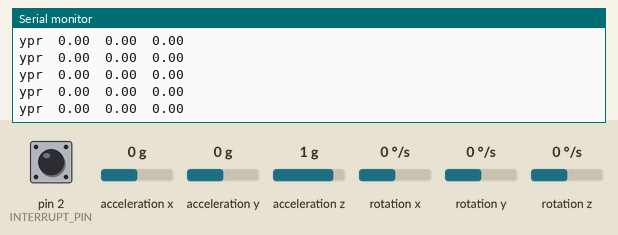
This sketch was run on a simulated Arduino Uno, built with avr-gcc and run on an emulated ATmega328P. Shown: the last lines printed to the serial monitor. The inputs (shaded band) are chosen by the test bench; at power-on: rotation z 0 °/s, pin 2 (INTERRUPT_PIN) LOW, acceleration x 0 g, acceleration y 0 g, acceleration z 1 g, rotation x 0 °/s, rotation y 0 °/s. The sensor or clock chip raises its interrupt line as the real part does.

Above: at 1.7 s.
1.8 s: rotation z set to -100 °/s
At 2.5 s:
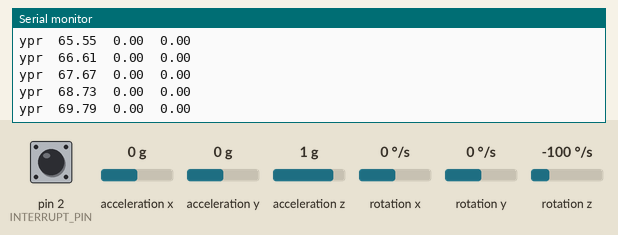
4.8 s: pin 2 (INTERRUPT_PIN) pulled HIGH for 0.15 s
6.4 s: acceleration x set to -1.4 g
At 7.2 s:
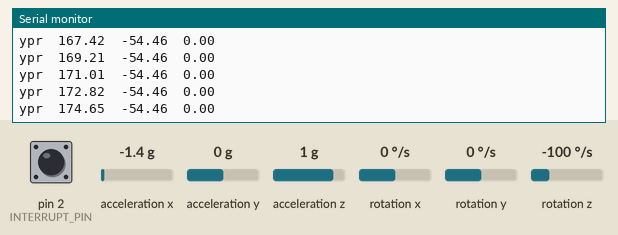
7.9 s: acceleration y set to 0.8 g
At 8.8 s:
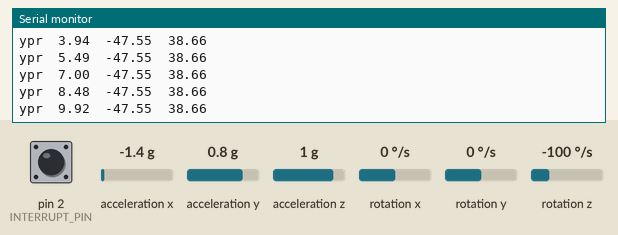
10.9 s: acceleration x set to 0.8 g
At 11.4 s:
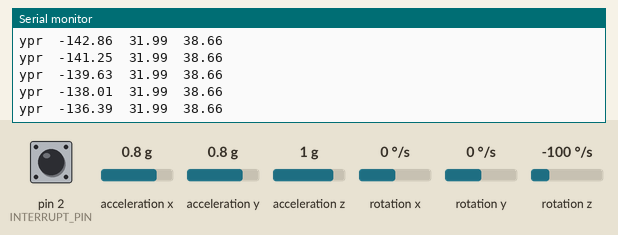
13.9 s: rotation z set to 100 °/s
At 14.9 s:
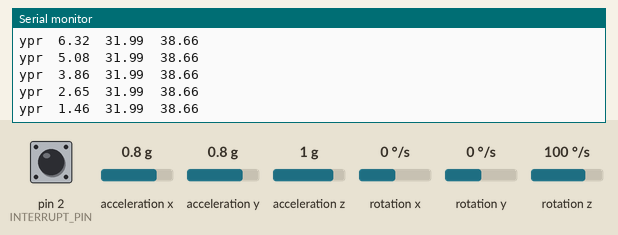
Timing chart, 0 to 16.9 s (numbered marks = the images above; inputs shaded):
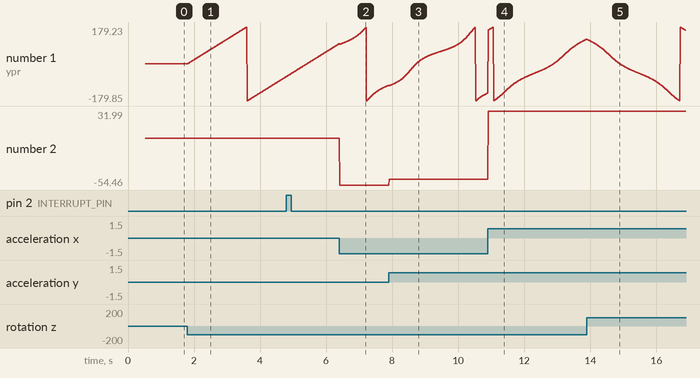

The sketch:

main_test_mpu.ino
```cpp
#include "I2Cdev.h"
#include "MPU6050_6Axis_MotionApps20.h"
//#include "MPU6050.h" // not necessary if using MotionApps include file
#if I2CDEV_IMPLEMENTATION == I2CDEV_ARDUINO_WIRE
#include "Wire.h"
#endif

//SLC -> A5
// SDA -> A4
//INT -> D2
// AD0 low = 0x68 (default for SparkFun breakout and InvenSense evaluation board)
// AD0 high = 0x69

//need about 20s to calibrating and stable

MPU6050 mpu;
#define OUTPUT_READABLE_YAWPITCHROLL
#define INTERRUPT_PIN 2

bool dmpReady = false;
uint8_t mpuIntStatus;
uint8_t devStatus;
uint16_t packetSize;
uint16_t fifoCount;
uint8_t fifoBuffer[64];

Quaternion q;
VectorFloat gravity;
float ypr[3];

volatile bool mpuInterrupt = false;

void dmpDataReady()
{
  mpuInterrupt = true;
}

void setup()
{
#if I2CDEV_IMPLEMENTATION == I2CDEV_ARDUINO_WIRE
  Wire.begin();
  Wire.setClock(400000); // 400kHz I2C clock (200kHz if CPU is 8MHz)

#elif I2CDEV_IMPLEMENTATION == I2CDEV_BUILTIN_FASTWIRE
  Fastwire::setup(400, true);
#endif

  // (115200 is required for Teapot Demo)
  Serial.begin(115200);

  Serial.println(F("Initializing I2C devices..."));
  mpu.initialize();
  pinMode(INTERRUPT_PIN, INPUT);

  // verify connection
  Serial.println(F("Testing device connections..."));
  Serial.println(mpu.testConnection() ? F("MPU6050 connection successful") : F("MPU6050 connection failed"));

  // load and configure the DMP
  Serial.println(F("Initializing DMP..."));
  devStatus = mpu.dmpInitialize();

  // supply your own gyro offsets here, scaled for min sensitivity
  mpu.setXGyroOffset(200);
  mpu.setYGyroOffset(50);
  mpu.setZGyroOffset(-50);
  mpu.setZAccelOffset(2200);

  // make sure it worked (returns 0 if so)
  if (devStatus == 0)
  {
    // turn on the DMP, now that it's ready
    Serial.println(F("Enabling DMP..."));
    mpu.setDMPEnabled(true);

    // enable Arduino interrupt detection
    Serial.println(F("Enabling interrupt detection (Arduino external interrupt 0)..."));
    attachInterrupt(0, dmpDataReady, RISING);
    mpuIntStatus = mpu.getIntStatus();

    // set our DMP Ready flag so the main loop() function knows it's okay to use it
    Serial.println(F("DMP ready! Waiting for first interrupt..."));
    dmpReady = true;

    // get expected DMP packet size for later comparison
    packetSize = mpu.dmpGetFIFOPacketSize();
  }
  else
  {
    // ERROR!
    // 1 = initial memory load failed
    // 2 = DMP configuration updates failed
    // (if it's going to break, usually the code will be 1)
    Serial.print(F("DMP Initialization failed (code "));
    Serial.print(devStatus);
    Serial.println(F(")"));
  }
}


void loop()
{
    // if programming failed, don't try to do anything
    if (!dmpReady)
      return;

    // wait for MPU interrupt or extra packet(s) available
    while (!mpuInterrupt && fifoCount < packetSize)
    {
      // other program behavior stuff here
      // .
      // .
      // .
      // if you are really paranoid you can frequently test in between other
      // stuff to see if mpuInterrupt is true, and if so, "break;" from the
      // while() loop to immediately process the MPU data
      // .
      // .
      // .
    }

    // reset interrupt flag and get INT_STATUS byte
    mpuInterrupt = false;
    mpuIntStatus = mpu.getIntStatus();

    // get current FIFO count
    fifoCount = mpu.getFIFOCount();

    // check for overflow (this should never happen unless our code is too inefficient)
    if ((mpuIntStatus & 0x10) || fifoCount == 1024)
    {
      // reset so we can continue cleanly
      mpu.resetFIFO();
      Serial.println(F("FIFO overflow!"));
      // otherwise, check for DMP data ready interrupt (this should happen frequently)
    }
    else if (mpuIntStatus & 0x02)
    {
      // wait for correct available data length, should be a VERY short wait
      while (fifoCount < packetSize)
        fifoCount = mpu.getFIFOCount();

      // read a packet from FIFO
      mpu.getFIFOBytes(fifoBuffer, packetSize);

      // track FIFO count here in case there is > 1 packet available
      // (this lets us immediately read more without waiting for an interrupt)
      fifoCount -= packetSize;

#ifdef OUTPUT_READABLE_YAWPITCHROLL
      // display Euler angles in degrees
      mpu.dmpGetQuaternion(&q, fifoBuffer);
      mpu.dmpGetGravity(&gravity, &q);
      mpu.dmpGetYawPitchRoll(ypr, &q, &gravity);

      Serial.print("ypr\t");
      Serial.print(ypr[0] * 180 / M_PI);
      Serial.print("\t");
      Serial.print(ypr[1] * 180 / M_PI);
      Serial.print("\t");
      Serial.println(ypr[2] * 180 / M_PI);
#endif
    }
}
```

Measured:
- after the input at 1.8 s, the serial monitor: prints a new line at once (image 1)
- plotted number 1: 0 → -61.91 after the input at 1.8 s
